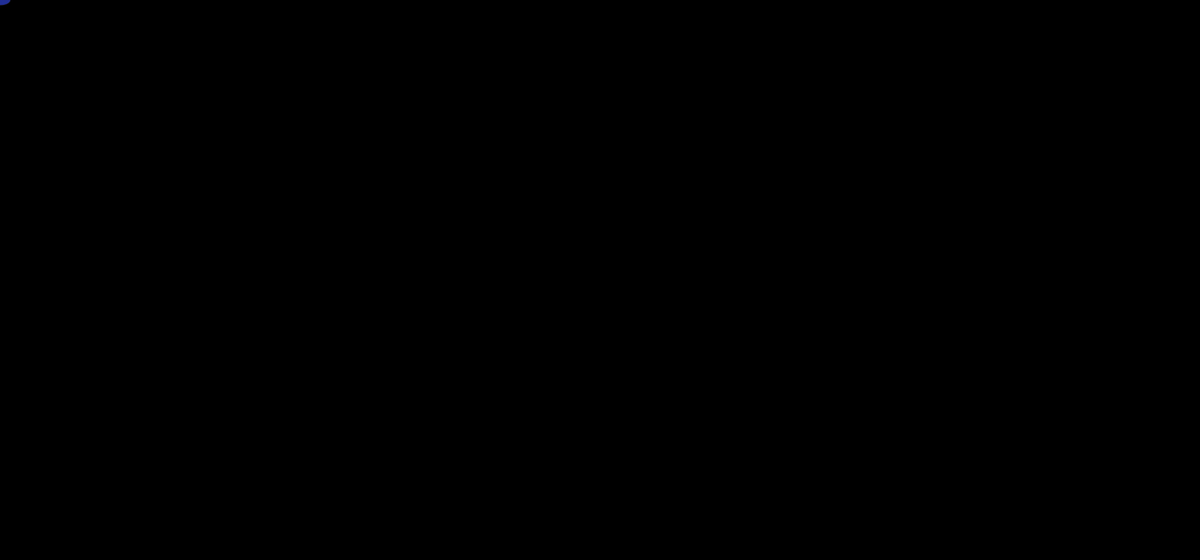
Frame 1 (no input)
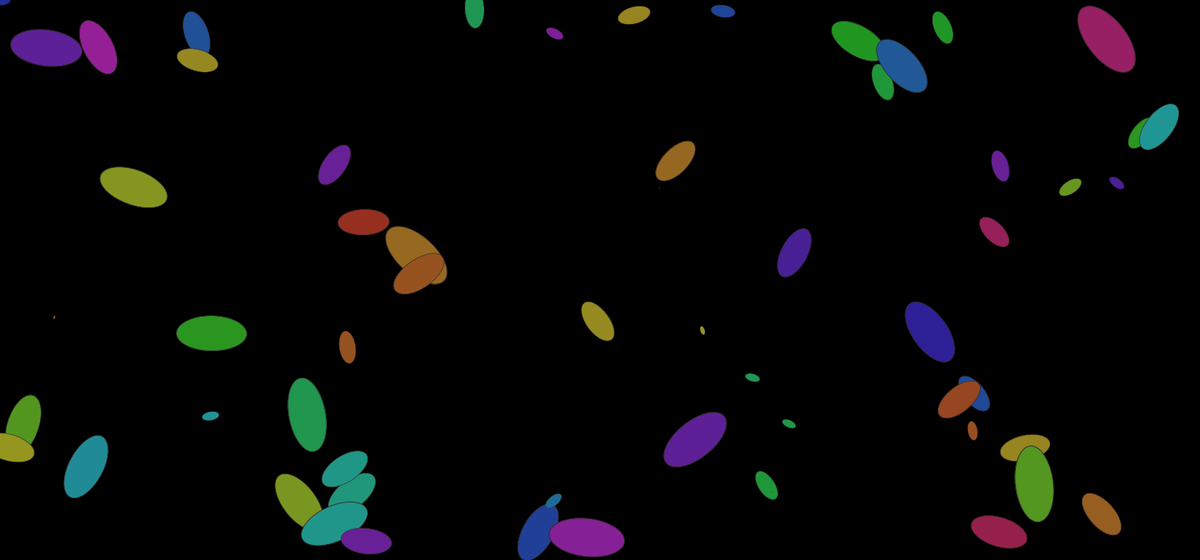
Frame 60 (the mouse pressed at the canvas centre just before this capture)
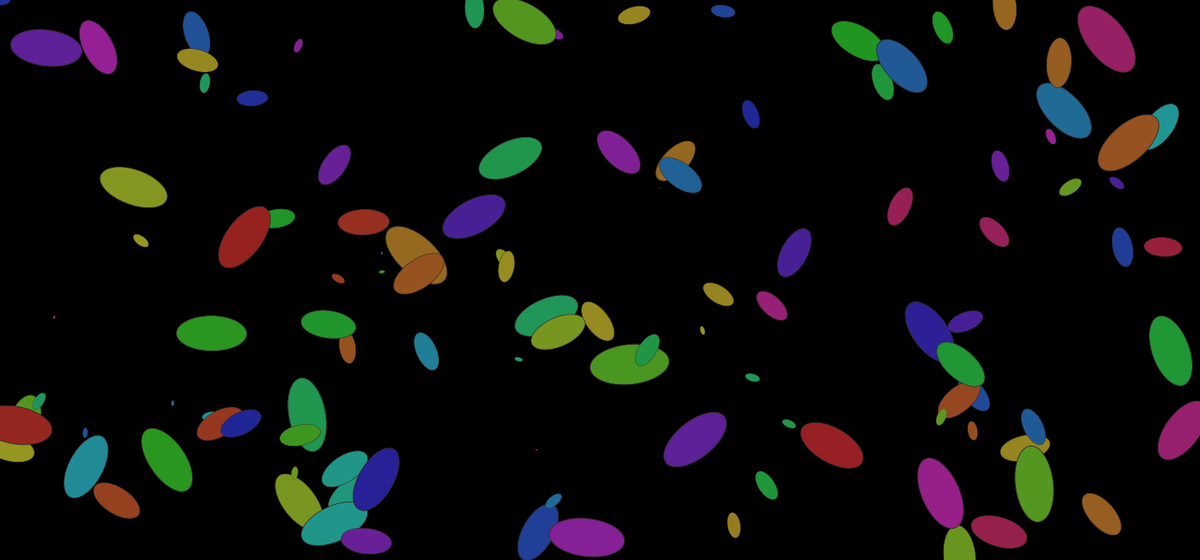
Frame 120 (the mouse held since frame 60 and released just before this capture)

The Processing sketch that drew these frames (run headless with seeded random() and noise(); from frame 60 on, the mouse is pressed at the canvas centre):

// Processing sketch: processing_95693
// ── processing_95693.pde

float x,y;
float angulo;
float tono;

void setup(){
  size (1500,700);
  colorMode (HSB,255);
  background (0);
  smooth();
  stroke(tono,50,50);
  x=0;
  y=0;
  angulo=0;
  tono=random(0,255);
}

void draw(){
  translate (x,y);
  rotate(angulo);
  scale (random(0,1));
  fill(tono,200,150);
  ellipse(0,0,100,50);
  x=random(width);
  y=random(height);
  angulo=random(0,2*PI);
  tono=random(0,255);
}
